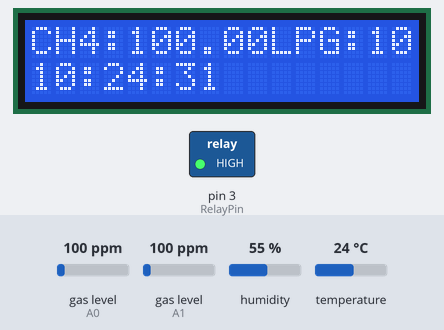
Bench run of a sketch on a simulated Arduino Uno, built with avr-gcc and run on an emulated ATmega328P. On the bench: 16×2 character LCD, switched loads named in the sketch (green lamp = pin HIGH). Inputs (shaded band) come from the test bench; at power-on: gas level (sensors on A0, A1) 100 ppm, humidity 55 %, temperature 24 °C. The local clock reads 2024-03-15 10:24:30 at power-on unless the sketch sets it.

Above: at 2.2 s.
2.3 s: gas level (sensor on A0) set to 20 ppm
At 8.3 s:
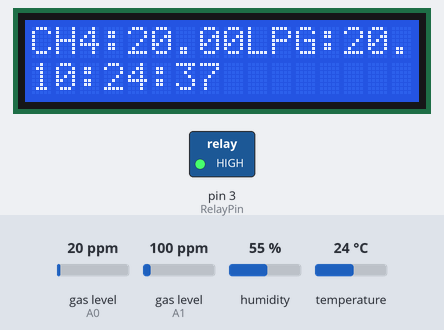
8.6 s: humidity set to 22 %
At 10.6 s:
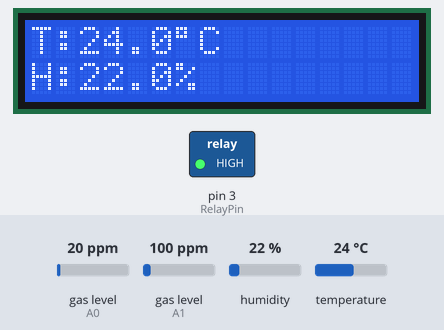
14.7 s: temperature set to 12 °C
At 17.6 s:
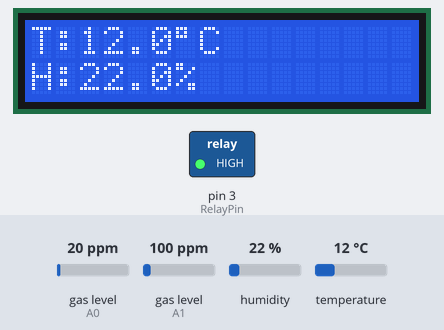
20.8 s: gas level (sensor on A0) set to 250 ppm
At 25.8 s:
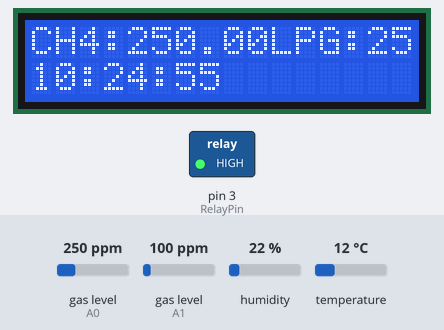
28.5 s: humidity set to 40 %
At 35.0 s:
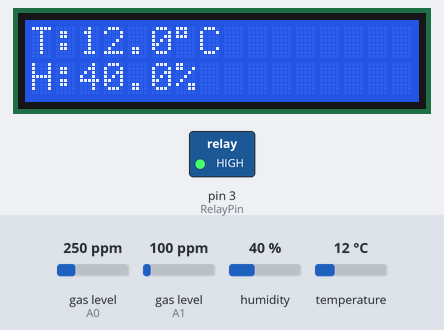
35.9 s: gas level (sensor on A0) set to 500 ppm
At 38.7 s:
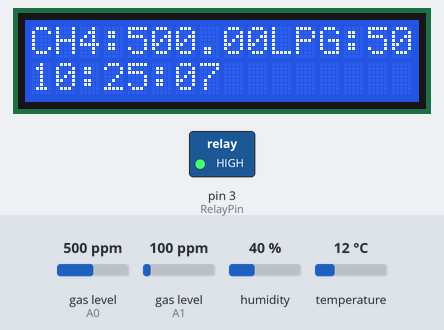
Timing chart, 0 to 40.2 s (numbered marks = the images above; inputs shaded):
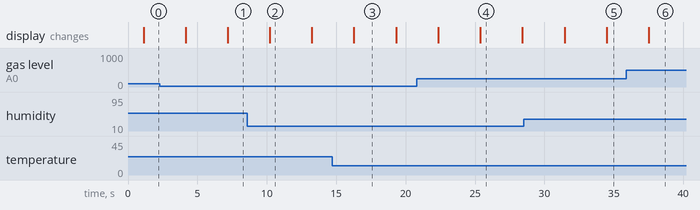

The sketch:

Test_Core.ino
```cpp
#include <Wire.h>
#include <RTClib.h>
#include <MQUnifiedsensor.h>
#include <LiquidCrystal_I2C.h>
#include <DHT.h>

#define Board               "Arduino Uno"
#define Voltage_Resolution   5
#define MQ6_PIN              A0
#define MQ131_PIN            A1
#define MQ6_TYPE             "MQ6"
#define MQ131_TYPE           "MQ131"
#define ADC_BIT_RESOLUTION   10

#define RatioMQ6CleanAir     10
#define RatioMQ131CleanAir   15

#define RelayPin             3


#define DHTPIN               2
#define DHTTYPE              DHT21

DHT dht(DHTPIN, DHTTYPE);

MQUnifiedsensor MQ6(Board,Voltage_Resolution, ADC_BIT_RESOLUTION, MQ6_PIN, MQ6_TYPE);
MQUnifiedsensor MQ131(Board,Voltage_Resolution, ADC_BIT_RESOLUTION, MQ131_PIN, MQ131_TYPE);

RTC_DS3231 rtc;
LiquidCrystal_I2C lcd(0x27, 16, 2);

unsigned long lastSwitch = 0;
bool showGasScreen = true;

void setup() {
  Serial.begin(9600);
  pinMode(RelayPin, OUTPUT);

  Wire.begin();
  dht.begin();

  if (!rtc.begin()){
    lcd.print("RTC tidak ditemukan");
    while (1);
  }

  lcd.init();
  lcd.backlight();
  lcd.clear();

  lcd.setCursor(0,0);
  lcd.print("Calibrating...");
  // Serial.print("Calibrating please wait");

  MQ6.init();
  MQ6.setRegressionMethod(1);

  MQ131.init();
  MQ131.setRegressionMethod(1);

  float MQ6calcR0 = 0, MQ131calcR0 = 0;
  for (int i = 0; i <= 10; i++) {
    MQ6.update();
    MQ131.update();

    MQ6calcR0 += MQ6.calibrate(RatioMQ6CleanAir);
    MQ131calcR0 += MQ131.calibrate(RatioMQ131CleanAir);
  }

  MQ6.setR0(MQ6calcR0/20);
  MQ131.setR0(MQ131calcR0/20);
  // Serial.println("done!.");

  // Serial.println("*********Values from MQ *********");
  // Serial.println("|  LPG  |  CH4 |  CL2  |  03   |");

  digitalWrite(RelayPin,LOW);
  delay(500);
  digitalWrite(RelayPin,HIGH);
  delay(500);
}

void loop() {
  DateTime now = rtc.now();
  MQ6.update(); MQ131.update();

  float dhtTemp = dht.readTemperature();
  float dhtHumi = dht.readHumidity();

  /*
   * Exponential regression
   * Sensor|Gas    |a     |b
   * MQ6   |LPG    |2127.2|-2.526
   * MQ6   |CH4    |1009.2|-2.35
   * MQ131 |CL2    |47.209|-1.186
   * MQ131 |O3     |23.943|-1.11
   */
   MQ6.setA(2127.2); MQ6.setB(-2.526); // Konsentrasi Gas LPG
   float LPG = MQ6.readSensor();

   MQ6.setA(1009.2); MQ6.setB(-2.35); // Konsentrasi Gas CH4
   float CH4 = MQ6.readSensor();

   MQ131.setA(47.209); MQ131.setB(-1.186); // Konsentrasi Gas CL2
   float CL2 = MQ131.readSensor();

   MQ131.setA(23.943); MQ131.setB(-1.11); // Konsentrasi Gas 03
   float O3 = MQ131.readSensor();

    // Bergantian tampilkan layar tiap 3 detik
  if (millis() - lastSwitch >= 3000) {
    showGasScreen = !showGasScreen;
    lastSwitch = millis();
  }

  lcd.clear();
  if (showGasScreen)
  {
    lcd.setCursor(0, 0);
    lcd.print("CH4:"); lcd.print(CH4, 2);
    lcd.print("LPG:"); lcd.print(LPG, 2);

    lcd.setCursor(0, 1);
    if (now.hour() < 10)     lcd.print('0');
    lcd.print(now.hour());   lcd.print(':');
    if (now.minute() < 10)   lcd.print('0');
    lcd.print(now.minute()); lcd.print(':');
    if (now.second() < 10)   lcd.print('0');
    lcd.print(now.second());
  }
  else {
    lcd.setCursor(0, 0);
    lcd.print("T:"); lcd.print(dhtTemp, 1); lcd.print((char)223); lcd.print("C");
    lcd.setCursor(0, 1);
    lcd.print("H:"); lcd.print(dhtHumi, 1); lcd.print("%");
  }

  delay(3000);
}
```

Measured:
- after the input at 28.5 s, the display: first differs from a run without the input after 6.0 s (image 5)
- after the input at 35.9 s, the display: changes after 1.6 s (image 6)
- what the display in image 2 shows lasts 3.1 s, from 10.2 s to 13.3 s
